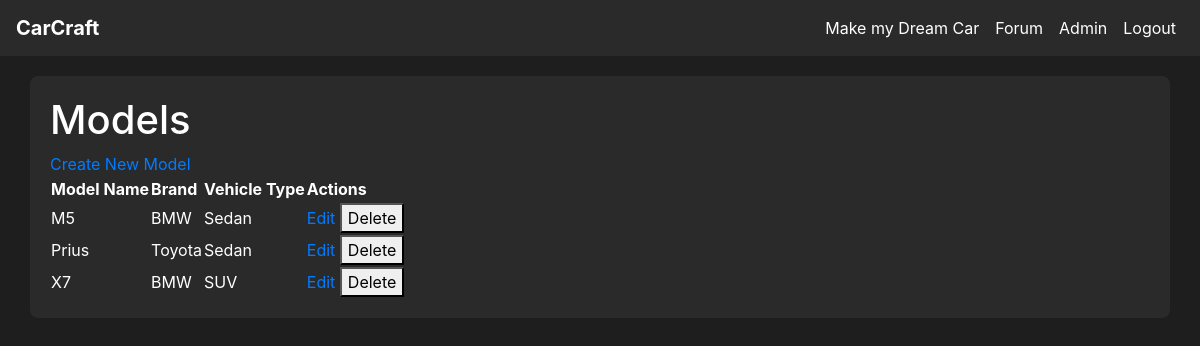
The app's page /models (signed in), older data.
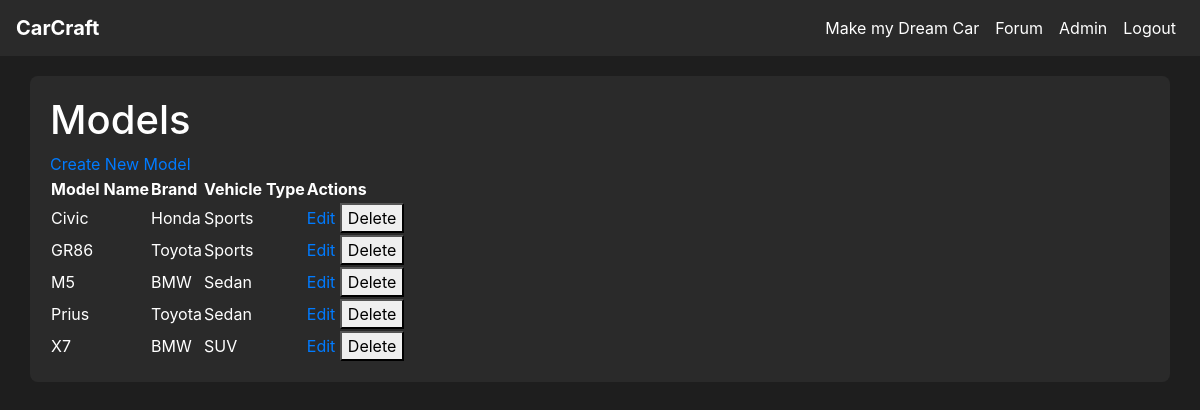
The same page, newer data.
### tables this page shows
CREATE TABLE model (
    model_id INTEGER PRIMARY KEY AUTOINCREMENT,
    brand_id INTEGER NOT NULL,
    type_id INTEGER NOT NULL,
    name VARCHAR(100) NOT NULL,
    FOREIGN KEY (brand_id) REFERENCES brand(brand_id),
    FOREIGN KEY (type_id) REFERENCES vehicle_type(type_id)
);

CREATE TABLE brand (
    brand_id INTEGER PRIMARY KEY AUTOINCREMENT,
    name VARCHAR(20)
);

CREATE TABLE vehicle_type (
    type_id INTEGER PRIMARY KEY AUTOINCREMENT,
    name VARCHAR(20) NOT NULL
);

### app.py (the view)
@app.route('/models')
@login_required
def models():
    conn = get_db_connection()
    models = conn.execute('''
        SELECT model.model_id, model.name as model_name, brand.name as brand_name, vehicle_type.name as type_name
        FROM model
        JOIN brand ON model.brand_id = brand.brand_id
        JOIN vehicle_type ON model.type_id = vehicle_type.type_id
        ORDER BY model.name
    ''').fetchall()
    conn.close()
    return render_template('model.html', models=models)

### app.py (called while the page is built)
def get_db_connection():
    conn = sqlite3.connect(DATABASE)
    conn.row_factory = sqlite3.Row  # This enables column access by name: row['column_name']
    return conn

@login_manager.user_loader
def load_user(user_id):
    return User.get(user_id)

    @staticmethod
    def get(user_id):
        conn = get_db_connection()
        user_data = conn.execute('SELECT * FROM user WHERE user_id = ?', (user_id,)).fetchone()
        conn.close()
        if user_data:
            return User(
                user_id=user_data['user_id'],
                username=user_data['username'],
                email=user_data['email'],
                password_hash=user_data['password_hash'],
                admin=bool(user_data['admin'])
            )
        return None

### templates/model.html (shortened to what this page needs)
{% extends "base.html" %}
{% block content %}
<h1>Models</h1>
<a href="{{ url_for('create_model') }}">Create New Model</a>
<table>
    <tr>
        <th>Model Name</th>
        <th>Brand</th>
        <th>Vehicle Type</th>
        <th>Actions</th>
    </tr>
    {% for model in models %}
    <tr>
        <td>{{ model['model_name'] }}</td>
        <td>{{ model['brand_name'] }}</td>
        <td>{{ model['type_name'] }}</td>
        <td>
            <a href="{{ url_for('edit_model', model_id=model['model_id']) }}">Edit</a>
            <form action="{{ url_for('delete_model', model_id=model['model_id']) }}" method="POST" style="display:inline;">
                <button type="submit" onclick="return confirm('Are you sure?')">Delete</button>
            </form>
        </td>
    </tr>
    {% endfor %}
</table>
{% endblock %}

### templates/base.html (shortened to what this page needs)
<!DOCTYPE html>
<html lang="en">
<head>
    <link
      rel="stylesheet"
      href="https://stackpath.bootstrapcdn.com/bootstrap/4.4.1/css/bootstrap.min.css"
    />
    <link
      rel="stylesheet"
      href="https://cdnjs.cloudflare.com/ajax/libs/font-awesome/5.15.4/css/all.min.css"
    />
    <link rel="stylesheet" href="{{ url_for('static', filename='css/style.css') }}">
</head>
<body>
    <nav class="navbar navbar-expand-lg">
        <a class="navbar-brand" href="{{ url_for('home') }}">CarCraft</a>
        <div class="collapse navbar-collapse" id="navbarNav">
            <ul class="navbar-nav">
                {% if current_user.is_authenticated %}
                    <li class="nav-item"><a class="nav-link" href="{{ url_for('customize') }}">Make my Dream Car</a></li>
                    <li class="nav-item"><a class="nav-link" href="{{ url_for('forum') }}">Forum</a></li>
                    {% if current_user.admin %}
                    <li class="nav-item"><a class="nav-link" href="{{ url_for('admin') }}">Admin</a></li>
                    {% endif %}
                    <li class="nav-item"><a class="nav-link" href="{{ url_for('logout') }}">Logout</a></li>
                {% else %}
                    <li class="nav-item"><a class="nav-link" href="{{ url_for('login') }}">Login</a></li>
                    <li class="nav-item"><a class="nav-link" href="{{ url_for('create_user') }}">Register</a></li>
                {% endif %}
            </ul>
        </div>
    </nav>
    <div class="container">
        {% block content %}{% endblock %}
    </div>
</body>
</html>

### static/css/style.css (style rules this page uses)
body { background-color: #1e1e1e; color: #ffffff; }
.navbar { background-color: rgba(45, 45, 45, 0.8); position: relative; z-index: 1000; padding: 0.5rem 1rem; }
.navbar-brand, .nav-link { color: #ffffff !important; transition: color 0.3s ease; }
.navbar-brand { font-weight: bold; }
.navbar-nav { margin-left: auto; }
.container { background-color: rgba(45, 45, 45, 0.8); border-radius: 8px; padding: 20px; margin-top: 20px; }
h1, h2, h3, h4, h5, h6 { color: #ffffff; }
a { color: #007bff; }
.nav-link { color: #ffffff; }

Row changes from the older to the newer data that the page shows:
added model: model_name "Civic", brand_name "Honda", type_name "Sports"
added model: model_name "GR86", brand_name "Toyota", type_name "Sports"
